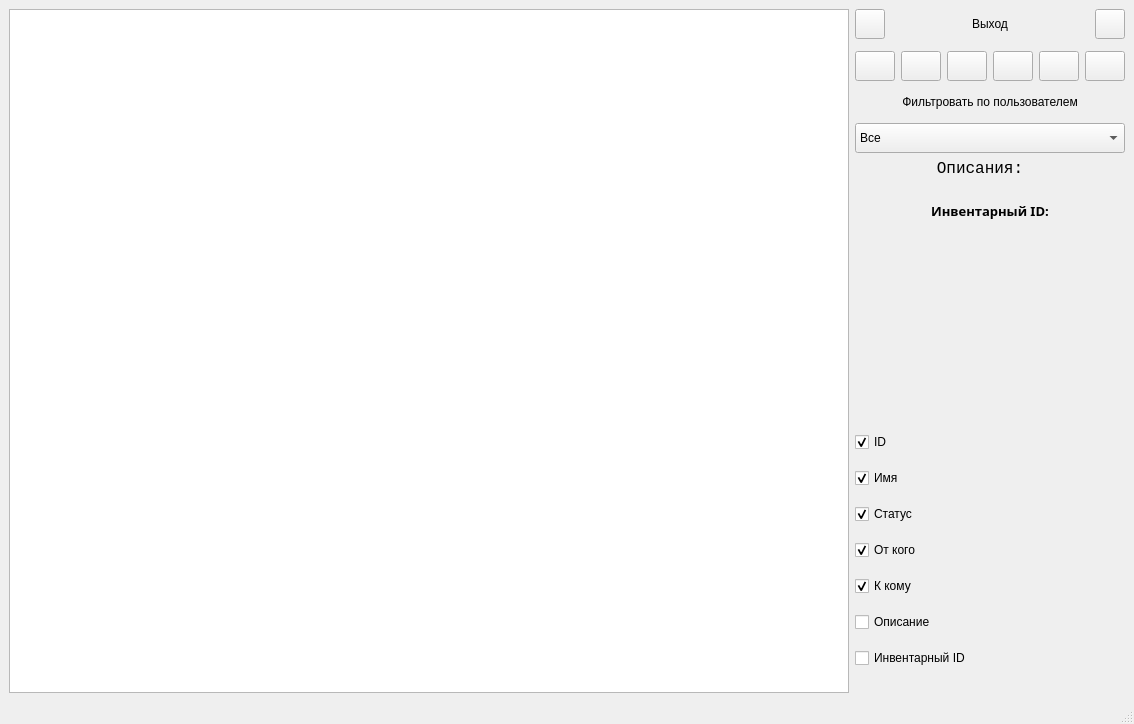
<?xml version="1.0" encoding="UTF-8"?>
<ui version="4.0">
 <class>qt</class>
 <widget class="QMainWindow" name="qt">
  <property name="geometry">
   <rect>
    <x>0</x>
    <y>0</y>
    <width>1134</width>
    <height>724</height>
   </rect>
  </property>
  <property name="windowTitle">
   <string>qt</string>
  </property>
  <widget class="QWidget" name="centralWidget">
   <layout class="QGridLayout" name="gridLayout_2">
    <item row="3" column="3">
     <layout class="QVBoxLayout" name="verticalLayout">
      <item>
       <layout class="QHBoxLayout" name="horizontalLayout_2">
        <item>
         <widget class="QPushButton" name="pushButton_2">
          <property name="minimumSize">
           <size>
            <width>30</width>
            <height>30</height>
           </size>
          </property>
          <property name="text">
           <string/>
          </property>
          <property name="icon">
           <iconset>
            <normaloff>../../../../../../../../../../../../../../../../home/romenskiy2012/Downloads/82-825182_this-free-icons-png-design-of-gray-pencil-icon-gray-pencil.png</normaloff>../../../../../../../../../../../../../../../../home/romenskiy2012/Downloads/82-825182_this-free-icons-png-design-of-gray-pencil-icon-gray-pencil.png</iconset>
          </property>
         </widget>
        </item>
        <item>
         <widget class="QPushButton" name="pushButton_3">
          <property name="minimumSize">
           <size>
            <width>30</width>
            <height>30</height>
           </size>
          </property>
          <property name="text">
           <string/>
          </property>
          <property name="icon">
           <iconset>
            <normaloff>../../../../../../../../../../../../../../../../home/romenskiy2012/Downloads/minus_png9.png</normaloff>../../../../../../../../../../../../../../../../home/romenskiy2012/Downloads/minus_png9.png</iconset>
          </property>
         </widget>
        </item>
        <item>
         <widget class="QPushButton" name="pushButton_4">
          <property name="minimumSize">
           <size>
            <width>30</width>
            <height>30</height>
           </size>
          </property>
          <property name="text">
           <string/>
          </property>
          <property name="icon">
           <iconset>
            <normaloff>../../../../../../../../../../../../../../../../home/romenskiy2012/Downloads/14-149858_big-image-green-plus-icon-png.png</normaloff>../../../../../../../../../../../../../../../../home/romenskiy2012/Downloads/14-149858_big-image-green-plus-icon-png.png</iconset>
          </property>
         </widget>
        </item>
        <item>
         <widget class="QPushButton" name="pushButton_8">
          <property name="minimumSize">
           <size>
            <width>30</width>
            <height>30</height>
           </size>
          </property>
          <property name="text">
           <string/>
          </property>
         </widget>
        </item>
        <item>
         <widget class="QPushButton" name="pushButton_7">
          <property name="minimumSize">
           <size>
            <width>30</width>
            <height>30</height>
           </size>
          </property>
          <property name="text">
           <string/>
          </property>
          <property name="icon">
           <iconset>
            <normaloff>../../../../../../../../../../../../../../../../home/romenskiy2012/Downloads/e8fd8d676afcaa134eed47382c24104f.png</normaloff>../../../../../../../../../../../../../../../../home/romenskiy2012/Downloads/e8fd8d676afcaa134eed47382c24104f.png</iconset>
          </property>
         </widget>
        </item>
        <item>
         <widget class="QPushButton" name="pushButton_5">
          <property name="sizePolicy">
           <sizepolicy hsizetype="Minimum" vsizetype="Fixed">
            <horstretch>0</horstretch>
            <verstretch>0</verstretch>
           </sizepolicy>
          </property>
          <property name="minimumSize">
           <size>
            <width>30</width>
            <height>30</height>
           </size>
          </property>
          <property name="text">
           <string/>
          </property>
          <property name="icon">
           <iconset>
            <normaloff>user.png</normaloff>user.png</iconset>
          </property>
         </widget>
        </item>
       </layout>
      </item>
      <item>
       <widget class="QLabel" name="label">
        <property name="minimumSize">
         <size>
          <width>0</width>
          <height>30</height>
         </size>
        </property>
        <property name="text">
         <string>Фильтровать по пользователем</string>
        </property>
        <property name="alignment">
         <set>Qt::AlignCenter</set>
        </property>
       </widget>
      </item>
      <item>
       <widget class="QComboBox" name="comboBox">
        <property name="minimumSize">
         <size>
          <width>0</width>
          <height>30</height>
         </size>
        </property>
        <property name="contextMenuPolicy">
         <enum>Qt::DefaultContextMenu</enum>
        </property>
        <property name="layoutDirection">
         <enum>Qt::LeftToRight</enum>
        </property>
        <property name="insertPolicy">
         <enum>QComboBox::InsertAtBottom</enum>
        </property>
        <property name="sizeAdjustPolicy">
         <enum>QComboBox::AdjustToContentsOnFirstShow</enum>
        </property>
        <item>
         <property name="text">
          <string>Все</string>
         </property>
        </item>
       </widget>
      </item>
      <item>
       <widget class="QLabel" name="label_4">
        <property name="maximumSize">
         <size>
          <width>250</width>
          <height>250</height>
         </size>
        </property>
        <property name="font">
         <font>
          <family>Monospace</family>
          <pointsize>12</pointsize>
         </font>
        </property>
        <property name="text">
         <string>&lt;html&gt;&lt;head/&gt;&lt;body&gt;&lt;p&gt;Описания:&lt;br/&gt;&lt;/p&gt;&lt;/body&gt;&lt;/html&gt;</string>
        </property>
        <property name="alignment">
         <set>Qt::AlignCenter</set>
        </property>
       </widget>
      </item>
      <item>
       <widget class="QLabel" name="label_2">
        <property name="maximumSize">
         <size>
          <width>16777215</width>
          <height>16777215</height>
         </size>
        </property>
        <property name="font">
         <font>
          <family>Noto Sans</family>
          <pointsize>10</pointsize>
          <weight>75</weight>
          <italic>false</italic>
          <bold>true</bold>
         </font>
        </property>
        <property name="text">
         <string>&lt;html&gt;&lt;head/&gt;&lt;body&gt;&lt;p&gt;Инвентарный ID:&lt;br/&gt;&lt;/p&gt;&lt;/body&gt;&lt;/html&gt;</string>
        </property>
        <property name="scaledContents">
         <bool>false</bool>
        </property>
        <property name="alignment">
         <set>Qt::AlignCenter</set>
        </property>
        <property name="openExternalLinks">
         <bool>false</bool>
        </property>
       </widget>
      </item>
      <item>
       <spacer name="verticalSpacer">
        <property name="orientation">
         <enum>Qt::Vertical</enum>
        </property>
        <property name="sizeHint" stdset="0">
         <size>
          <width>20</width>
          <height>40</height>
         </size>
        </property>
       </spacer>
      </item>
      <item>
       <layout class="QVBoxLayout" name="verticalLayout_2">
        <item>
         <widget class="QCheckBox" name="checkBox">
          <property name="enabled">
           <bool>true</bool>
          </property>
          <property name="sizePolicy">
           <sizepolicy hsizetype="Minimum" vsizetype="Fixed">
            <horstretch>0</horstretch>
            <verstretch>0</verstretch>
           </sizepolicy>
          </property>
          <property name="minimumSize">
           <size>
            <width>0</width>
            <height>30</height>
           </size>
          </property>
          <property name="tabletTracking">
           <bool>false</bool>
          </property>
          <property name="acceptDrops">
           <bool>false</bool>
          </property>
          <property name="autoFillBackground">
           <bool>false</bool>
          </property>
          <property name="text">
           <string>ID</string>
          </property>
          <property name="checked">
           <bool>true</bool>
          </property>
          <property name="autoRepeat">
           <bool>false</bool>
          </property>
          <property name="autoExclusive">
           <bool>false</bool>
          </property>
         </widget>
        </item>
        <item>
         <widget class="QCheckBox" name="checkBox_2">
          <property name="minimumSize">
           <size>
            <width>0</width>
            <height>30</height>
           </size>
          </property>
          <property name="text">
           <string>Имя</string>
          </property>
          <property name="checked">
           <bool>true</bool>
          </property>
         </widget>
        </item>
        <item>
         <widget class="QCheckBox" name="checkBox_3">
          <property name="minimumSize">
           <size>
            <width>0</width>
            <height>30</height>
           </size>
          </property>
          <property name="text">
           <string>Статус</string>
          </property>
          <property name="checked">
           <bool>true</bool>
          </property>
         </widget>
        </item>
        <item>
         <widget class="QCheckBox" name="checkBox_4">
          <property name="minimumSize">
           <size>
            <width>0</width>
            <height>30</height>
           </size>
          </property>
          <property name="text">
           <string>От кого</string>
          </property>
          <property name="checked">
           <bool>true</bool>
          </property>
         </widget>
        </item>
        <item>
         <widget class="QCheckBox" name="checkBox_5">
          <property name="minimumSize">
           <size>
            <width>0</width>
            <height>30</height>
           </size>
          </property>
          <property name="tabletTracking">
           <bool>false</bool>
          </property>
          <property name="focusPolicy">
           <enum>Qt::StrongFocus</enum>
          </property>
          <property name="contextMenuPolicy">
           <enum>Qt::DefaultContextMenu</enum>
          </property>
          <property name="layoutDirection">
           <enum>Qt::LeftToRight</enum>
          </property>
          <property name="text">
           <string>К кому</string>
          </property>
          <property name="checked">
           <bool>true</bool>
          </property>
          <property name="tristate">
           <bool>false</bool>
          </property>
         </widget>
        </item>
        <item>
         <widget class="QCheckBox" name="checkBox_6">
          <property name="minimumSize">
           <size>
            <width>0</width>
            <height>30</height>
           </size>
          </property>
          <property name="text">
           <string>Описание</string>
          </property>
          <property name="checked">
           <bool>false</bool>
          </property>
         </widget>
        </item>
        <item>
         <widget class="QCheckBox" name="checkBox_7">
          <property name="minimumSize">
           <size>
            <width>0</width>
            <height>30</height>
           </size>
          </property>
          <property name="mouseTracking">
           <bool>true</bool>
          </property>
          <property name="text">
           <string>Инвентарный ID</string>
          </property>
          <property name="checkable">
           <bool>true</bool>
          </property>
          <property name="checked">
           <bool>false</bool>
          </property>
         </widget>
        </item>
       </layout>
      </item>
      <item>
       <spacer name="horizontalSpacer_2">
        <property name="orientation">
         <enum>Qt::Horizontal</enum>
        </property>
        <property name="sizeType">
         <enum>QSizePolicy::Minimum</enum>
        </property>
        <property name="sizeHint" stdset="0">
         <size>
          <width>200</width>
          <height>20</height>
         </size>
        </property>
       </spacer>
      </item>
     </layout>
    </item>
    <item row="1" column="3">
     <layout class="QHBoxLayout" name="horizontalLayout">
      <item>
       <widget class="QPushButton" name="pushButton_6">
        <property name="minimumSize">
         <size>
          <width>30</width>
          <height>30</height>
         </size>
        </property>
        <property name="maximumSize">
         <size>
          <width>30</width>
          <height>30</height>
         </size>
        </property>
        <property name="text">
         <string/>
        </property>
       </widget>
      </item>
      <item>
       <widget class="QLabel" name="label_5">
        <property name="minimumSize">
         <size>
          <width>0</width>
          <height>30</height>
         </size>
        </property>
        <property name="text">
         <string>  Выход  </string>
        </property>
        <property name="alignment">
         <set>Qt::AlignCenter</set>
        </property>
       </widget>
      </item>
      <item>
       <widget class="QPushButton" name="pushButton">
        <property name="sizePolicy">
         <sizepolicy hsizetype="Minimum" vsizetype="Fixed">
          <horstretch>0</horstretch>
          <verstretch>0</verstretch>
         </sizepolicy>
        </property>
        <property name="minimumSize">
         <size>
          <width>30</width>
          <height>30</height>
         </size>
        </property>
        <property name="maximumSize">
         <size>
          <width>30</width>
          <height>30</height>
         </size>
        </property>
        <property name="text">
         <string/>
        </property>
        <property name="icon">
         <iconset>
          <normaloff>../../../../../../../../../../../../../../../../home/romenskiy2012/Downloads/uploads_exit_exit_PNG5.png</normaloff>../../../../../../../../../../../../../../../../home/romenskiy2012/Downloads/uploads_exit_exit_PNG5.png</iconset>
        </property>
       </widget>
      </item>
     </layout>
    </item>
    <item row="1" column="0" rowspan="3">
     <widget class="QTableWidget" name="tableWidget">
      <property name="mouseTracking">
       <bool>false</bool>
      </property>
      <property name="tabletTracking">
       <bool>false</bool>
      </property>
      <property name="acceptDrops">
       <bool>false</bool>
      </property>
      <property name="autoFillBackground">
       <bool>false</bool>
      </property>
      <property name="styleSheet">
       <string notr="true"/>
      </property>
      <property name="dragEnabled">
       <bool>false</bool>
      </property>
      <property name="alternatingRowColors">
       <bool>false</bool>
      </property>
      <property name="gridStyle">
       <enum>Qt::NoPen</enum>
      </property>
      <property name="sortingEnabled">
       <bool>false</bool>
      </property>
      <attribute name="horizontalHeaderCascadingSectionResizes">
       <bool>false</bool>
      </attribute>
      <attribute name="horizontalHeaderShowSortIndicator" stdset="0">
       <bool>false</bool>
      </attribute>
      <attribute name="horizontalHeaderStretchLastSection">
       <bool>true</bool>
      </attribute>
      <attribute name="verticalHeaderCascadingSectionResizes">
       <bool>false</bool>
      </attribute>
     </widget>
    </item>
   </layout>
  </widget>
  <widget class="QStatusBar" name="statusBar"/>
 </widget>
 <resources/>
 <connections/>
</ui>
